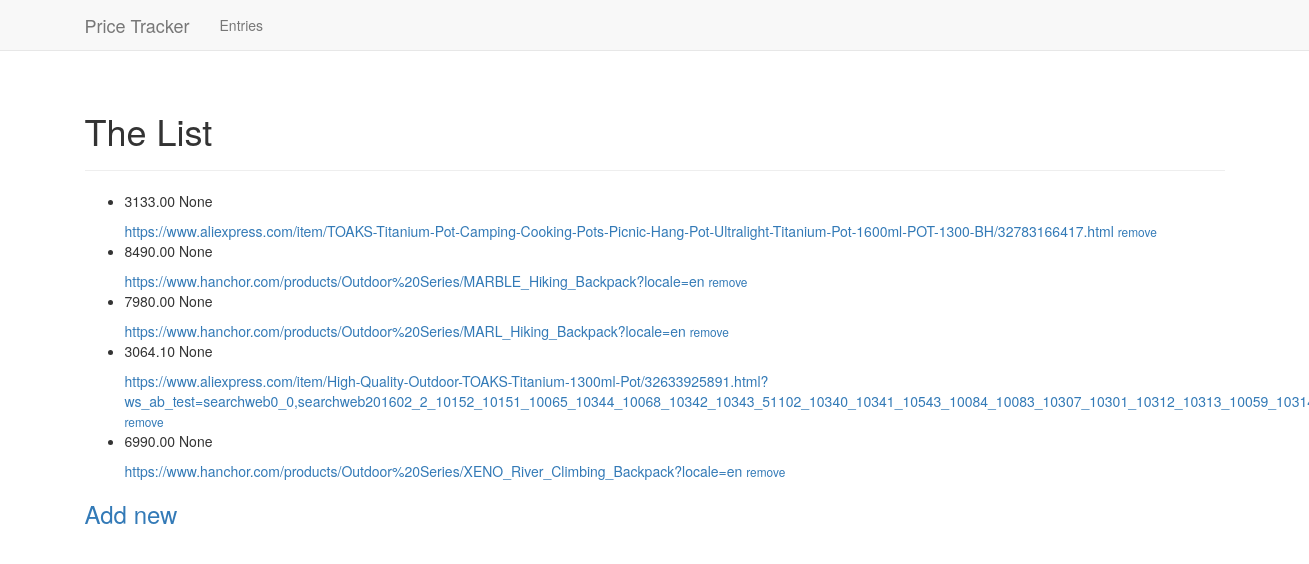
/entries/, run on an earlier commit of the app's database.
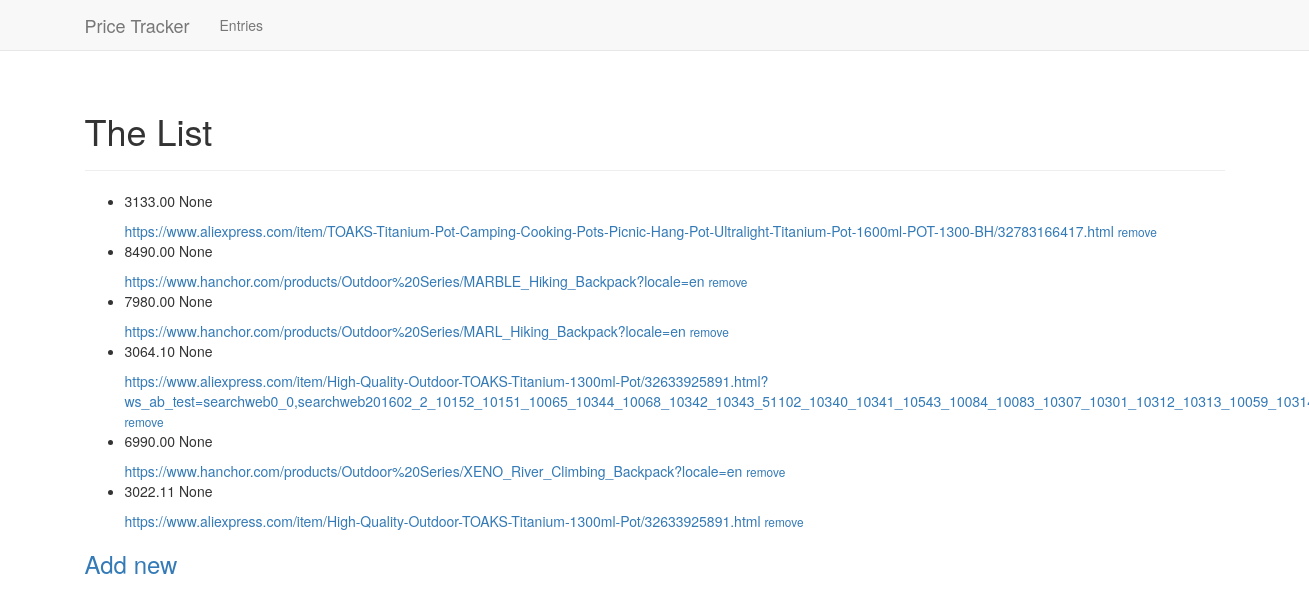
And on a later commit of the database.
### pt/models.py (models this page shows, shortened)
class Entry(models.Model):
    url = models.CharField(max_length=256)
    date_updated = models.DateTimeField(auto_now_add=False)
    price = models.DecimalField(max_digits=10, decimal_places=2)
    TREND_UP = "UP"
    TREND_DOWN = "DOWN"
    TREND_CHOICES = (
        (TREND_UP, '+'),
        (TREND_DOWN, '-'),
    )
    trend = models.CharField(
        max_length=4,
        choices=TREND_CHOICES,
        null=True
    )
    prices = models.CharField(max_length=10000, null=True)
    class Meta:
        verbose_name_plural = 'entries'

### pt/views.py (the view)
# urls.py: path(r'entries/', views.entries, name='entries'),
def entries(request):
    entries = Entry.objects.order_by('date_updated')
    context = {'entries': entries}
    return render(request, "pt/entries.html", context)

### pt/templates/pt/entries.html
{% extends "pt/base.html" %}
{% block header %}
  <h1>The List</h1>
{% endblock header %}
{% block content %}
  <ul>
    {% for entry in entries %}
  <li>
    <p>{{ entry.price }} {{ entry.trend }}</p>
    <a href="{% url 'pt:entry' entry.id %}">{{ entry.url }}</a>
    <small>
      <a href="{% url 'pt:remove_entry' entry.id %}">remove</a>
    </small>
  </li>
    {% empty %}
      <li>No entries have been added yet.</li>
    {% endfor %}
  </ul>
  <h3><a href="{% url 'pt:new_entry' %}">Add new</h3>
{% endblock content %}

What changed in the data, as far as the page shows it:
added Entry: price "3022.11", trend "None", url "https://www.aliexpress.com/item/High-Quality-Outdoor-TOAKS-Titanium-1300ml-Pot/32633925891.html"
